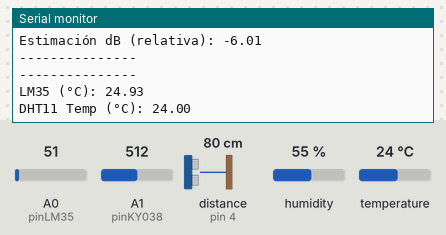
A sketch run on a simulated Arduino Uno, built with avr-gcc and run on an emulated ATmega328P. Shown: the last lines printed to the serial monitor. Wiring (inferred from the names in the program): ultrasonic range finder: trigger pin 3; echo pin 4. Inputs (shaded band) come from the test bench; at power-on: A1 (pinKY038) = 512, A0 (pinLM35) = 51, distance to the obstacle (sensor on pin 4) 80 cm, humidity 55 %, temperature 24 °C. The echo pulse lasts 58.3 µs per cm.

Above: at 8.7 s.
8.8 s: A1 (pinKY038) set to 333
At 9.5 s:
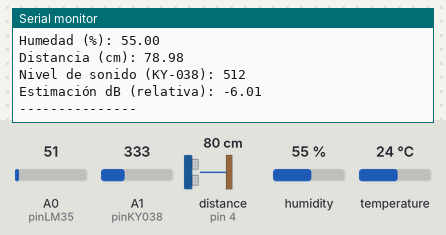
11.7 s: A1 (pinKY038) set to 314
At 14.5 s:
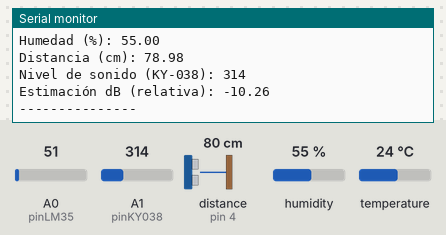
Timing chart, 0 to 16.0 s (numbered marks = the images above; inputs shaded):
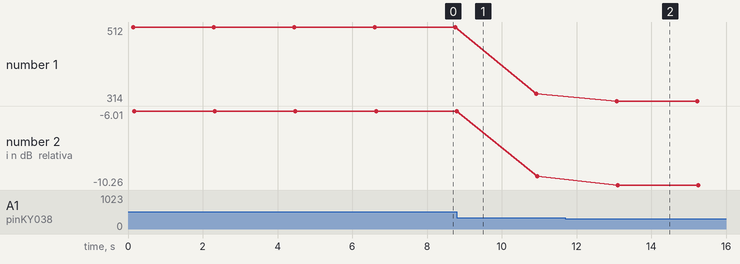

Measured:
- after the input at 11.7 s, the serial monitor: prints a new line after 1.4 s (image 2)
- plotted number 1: 512 → 333 after the input at 8.8 s, 333 → 314 after the input at 11.7 s
- plotted number 2: -6.01 → -9.75 after the input at 8.8 s, -9.75 → -10.26 after the input at 11.7 s

The sketch:

prueba2.ino
```cpp
#include <DHT.h>
#include <math.h>  // Para usar log10()

// === Pines ===
const int pinLM35 = A0;
const int pinKY038 = A1;       // KY-038 salida analógica
const int pinDHT = 2;
const int pinTrig = 3;
const int pinEcho = 4;

// === DHT11 ===
#define DHTTYPE DHT11
DHT dht(pinDHT, DHTTYPE);

// === Setup ===
void setup() {
  Serial.begin(9600);
  dht.begin();

  pinMode(pinTrig, OUTPUT);
  pinMode(pinEcho, INPUT);

  Serial.println("Iniciando mediciones...");
}

// === Loop ===
void loop() {
  // === LM35 ===
  int valLM35 = analogRead(pinLM35);
  float tempLM35 = valLM35 * (5.0 / 1023.0) * 100.0;

  // === DHT11 ===
  float tempDHT = dht.readTemperature();
  float humDHT = dht.readHumidity();

  // === HC-SR04 ===
  digitalWrite(pinTrig, LOW);
  delayMicroseconds(2);
  digitalWrite(pinTrig, HIGH);
  delayMicroseconds(10);
  digitalWrite(pinTrig, LOW);
  long duracion = pulseIn(pinEcho, HIGH);
  float distancia = duracion * 0.034 / 2;
  if (distancia <= 0 || distancia > 400) {
    distancia = 0;
  }

  // === KY-038 ===
  int nivelSonido = analogRead(pinKY038);  // valor entre 0 y 1023
  if (nivelSonido < 1) nivelSonido = 1;     // evitar log10(0)

  // Estimar dB (relativo, no real)
  float dbEstimado = 20.0 * log10(nivelSonido / 1023.0);

  // === Mostrar resultados ===
  Serial.println("---------------");
  Serial.print("LM35 (°C): ");
  Serial.println(tempLM35, 2);

  Serial.print("DHT11 Temp (°C): ");
  Serial.println(tempDHT);

  Serial.print("Humedad (%): ");
  Serial.println(humDHT);

  Serial.print("Distancia (cm): ");
  Serial.println(distancia, 2);

  Serial.print("Nivel de sonido (KY-038): ");
  Serial.println(nivelSonido);

  Serial.print("Estimación dB (relativa): ");
  Serial.println(dbEstimado, 2);

  Serial.println("---------------\n");

  delay(2000);
}
```
